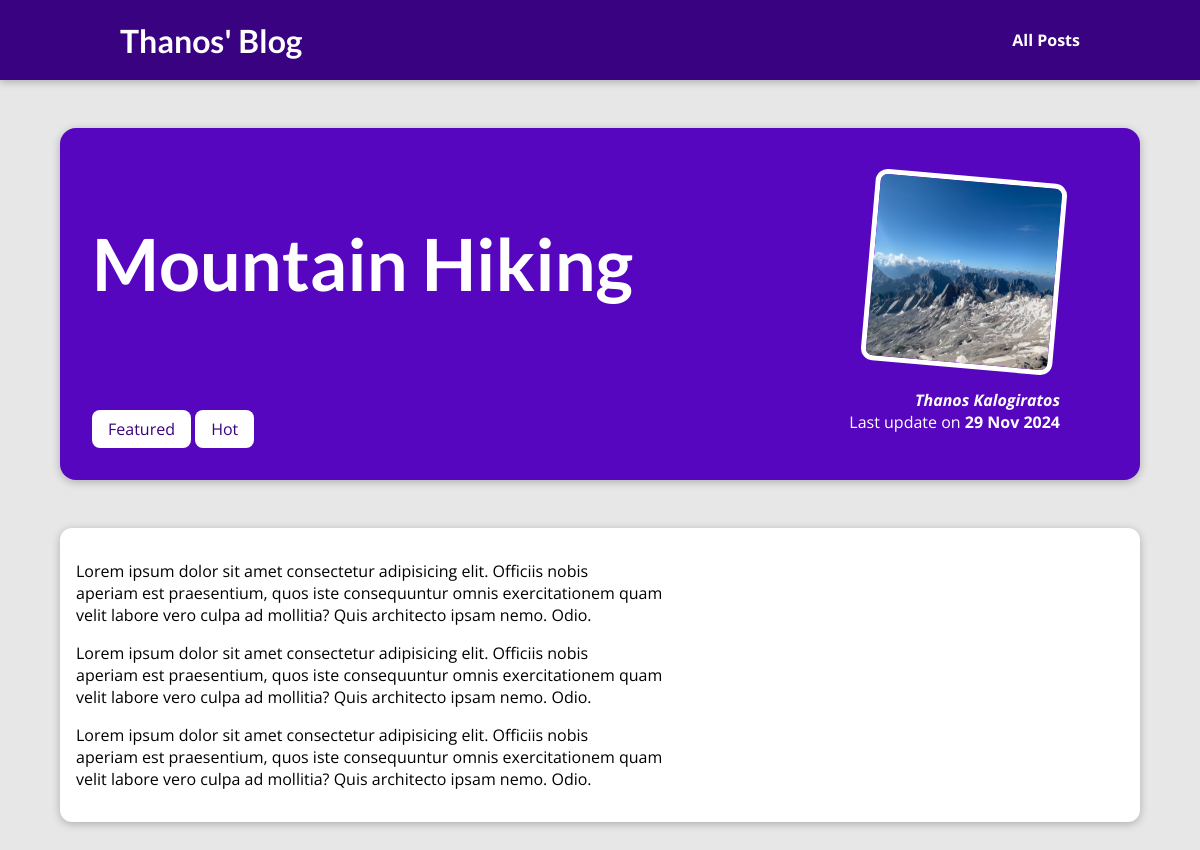
The page /posts/hike-in-the-mountains on the database its author committed.
### blog/models.py (models this page shows, shortened)
class Post(models.Model):
    title = models.CharField(max_length=150)
    excert = models.CharField(max_length=200)
    image_name = models.CharField(max_length=100)
    date = models.DateField(auto_now=True)
    slug = models.SlugField(unique=True, db_index=True)
    content = models.TextField(validators=[MinLengthValidator(10)])
    author = models.ForeignKey(Author, on_delete=models.SET_NULL, null=True, related_name="posts")
    tags = models.ManyToManyField(Tag)

class Tag(models.Model):
    caption= models.CharField(max_length=20)

class Author(models.Model):
    first_name = models.CharField(max_length=100)
    last_name = models.CharField(max_length=100)
    email_address = models.EmailField()
    def full_name(self):
        return f"{self.first_name} {self.last_name}"
    def __str__(self):
        return self.full_name()

### blog/views.py (the view)
# urls.py: path("posts/<slug:slug>", views.post_detail, name="post-detail-page") #/posts/my-first-post
def post_detail(request, slug):
    identified_post = get_object_or_404(Post, slug=slug)
    return render(request, "blog/post-detail.html", {
        "post": identified_post,
        "post_tags": identified_post.tags.all()
    })

### blog/templates/blog/post-detail.html (shortened to what this page needs)
{% extends "base.html" %}
{% load static %}
{% block css_files %}
<link rel="stylesheet" href="{% static "blog/post-detail.css" %}" />
{% endblock %}
{% block content %}
<section id="summary">
    <h2> {{post.title}} </h2>
    <div>
        {% for tag in post_tags %}
            <span class="tag">{{tag.caption}}</span>
        {% endfor %}
    </div>
    <article>
        <img src="{% static "blog/images/"|add:post.image_name %}" alt={{post.title}} />
        <address> <a href="mailto:{{ post.autor.email_address }}">{{post.author}}</a> </address>
        <div>
            Last update on <time>{{post.date|date:"d M Y"}}</time>
        </div>
    </article>
</section>
<main>
   {{post.content|linebreaks}}
</main>
{% endblock %}

### static/app.css (style rules this page uses)
* { box-sizing: border-box; }
html { font-family: 'Open Sans', 'Lato', sans-serif; }
body { margin: 0; }
h1, h2, h3 { font-family: 'Lato', sans-serif; font-weight: bold; }

### blog/static/blog/post-detail.css (style rules this page uses)
body { background-color: #e7e7e7; }
#summary { margin: 8rem auto 3rem auto; padding: 2rem; width: 90%; max-width: 90rem; border-radius: 16px; background-color: #5706c0; position: relative; box-shadow: 0 2px 8px rgba(0, 0, 0, 0.25); height: 22rem; }
#summary h2 { color: white; font-size: 4.5rem; margin-bottom: 7rem; }
#summary article { position: absolute; top: 2rem; right: 3rem; padding: 1rem 2rem; border-radius: 12px; text-align: right; color: white; }
#summary article img { width: 12rem; height: 12rem; border-radius: 12px; transform: rotateZ(5deg); border: 5px solid white; margin-bottom: 1rem; }
#summary address { font-weight: bold; }
#summary time { font-weight: bold; }
#summary a { color: white; text-decoration: none; }
main { width: 90%; max-width: 90rem; margin: 3rem auto; background-color: white; padding: 1rem; border-radius: 12px; box-shadow: 0 2px 8px rgba(0, 0, 0, 0.25); }
.tag { background-color: white; color:#390281; padding: 0.5rem 1rem; border-radius: 8px; }

### rows shown on the page
Post: title "Mountain Hiking", image_name (picture), author "Thanos Kalogiratos", date "29 Nov 2024", content "Lorem ipsum dolor sit amet consectetur adipisicing elit. Officiis nobis aperiam est praesentium, quos iste consequuntur omnis exercitationem quam velit labore vero culpa ad mollitia? Quis architecto ipsam nemo. Odio. Lorem ipsum dolor sit amet consectetur adipisicing elit. Officiis nobis aperiam est praesentium, quos iste consequuntur omnis exercitationem quam velit labore vero culpa ad mollitia? Quis architecto ipsam nemo. Odio. Lorem ipsum dolor sit amet consectetur adipisicing elit. Officiis nobis aperiam est praesentium, quos iste consequuntur omnis exercitationem quam velit labore vero culpa ad mollitia? Quis architecto ipsam nemo. Odio."
Tag: caption "Featured"
Tag: caption "Hot"
